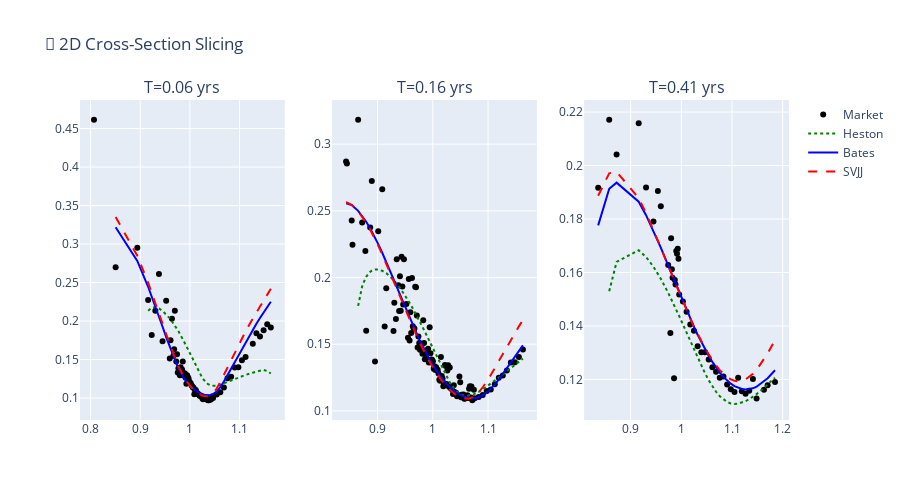

Source (notebook cell):
### Code cell
# =============================================================================
# 2. 2D Cross-Section Slicing (Short/Medium/Long Term)
# =============================================================================
unique_T = np.sort(df_surface['T'].unique())
indices = [0, len(unique_T)//2, -1]
selected_T = unique_T[indices]

fig = make_subplots(rows=1, cols=3, subplot_titles=[f'T={t:.2f} yrs' for t in selected_T])

for i, T_target in enumerate(selected_T):
    mask = df_surface['T'] == T_target
    sub_df = df_surface[mask].sort_values('moneyness')
    
    # Market
    fig.add_trace(go.Scatter(
        x=sub_df['moneyness'], y=sub_df['iv'], mode='markers',
        marker=dict(color='black', size=6), name='Market' if i==0 else None,
        showlegend=(i==0)
    ), row=1, col=i+1)
    
    # Models
    # Note: Need to extract corresponding model IVs for this slice
    # Since model arrays are aligned with df_surface, we can use the same mask
    fig.add_trace(go.Scatter(x=sub_df['moneyness'], y=iv_heston[mask], mode='lines', line=dict(color='green', dash='dot'), name='Heston' if i==0 else None, showlegend=(i==0)), row=1, col=i+1)
    fig.add_trace(go.Scatter(x=sub_df['moneyness'], y=iv_bates[mask], mode='lines', line=dict(color='blue'), name='Bates' if i==0 else None, showlegend=(i==0)), row=1, col=i+1)
    fig.add_trace(go.Scatter(x=sub_df['moneyness'], y=iv_svjj[mask], mode='lines', line=dict(color='red', dash='dash'), name='SVJJ' if i==0 else None, showlegend=(i==0)), row=1, col=i+1)

fig.update_layout(title='🔪 2D Cross-Section Slicing', height=500)
fig.show()
